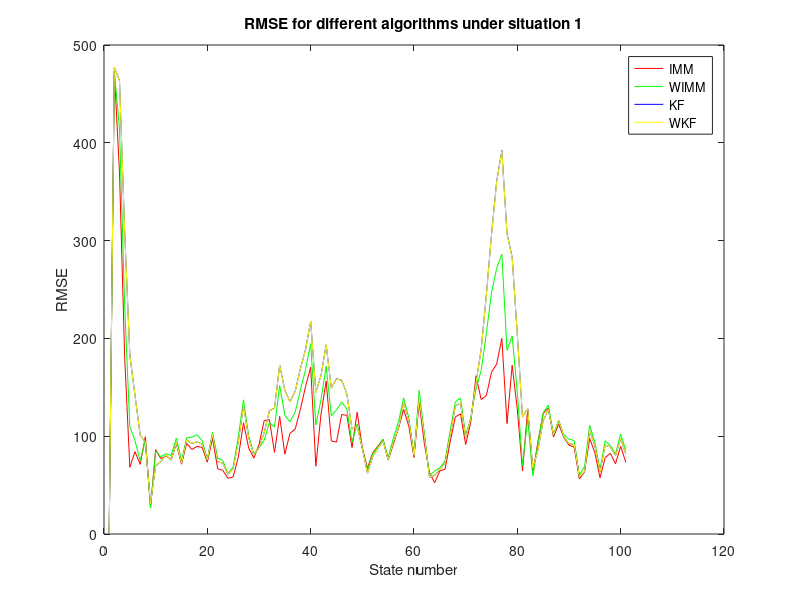
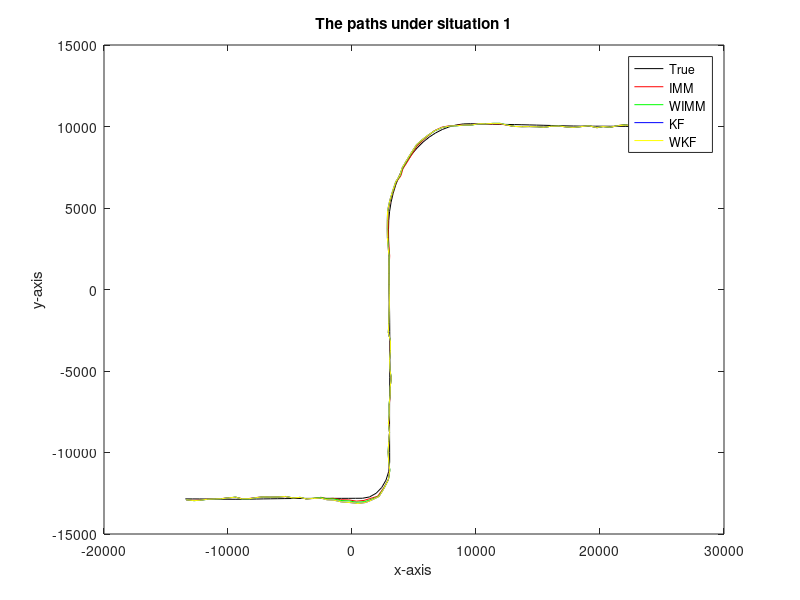
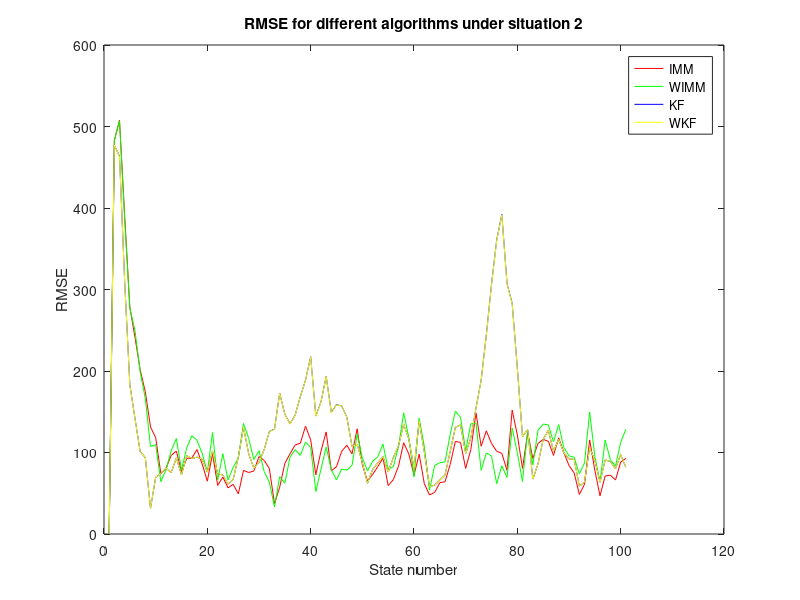
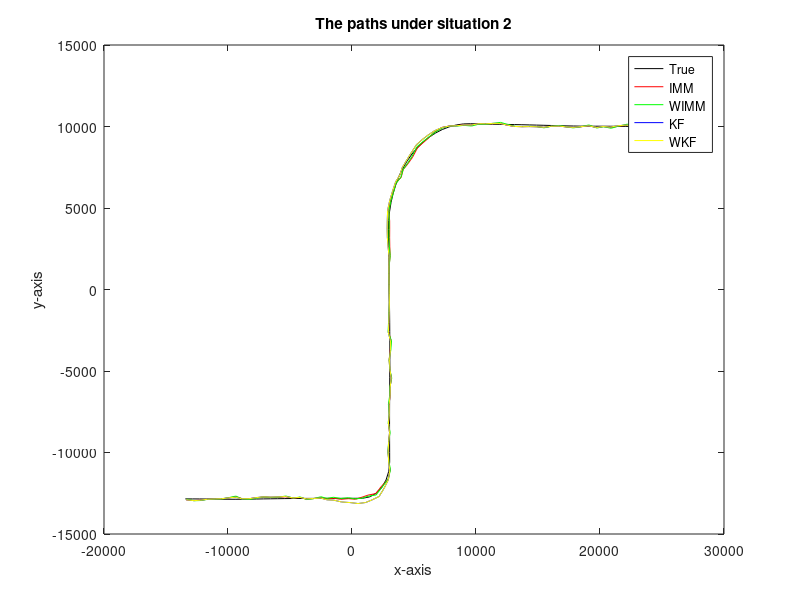

These figures' MATLAB source, in order:
load('cvct_cvcvcv.mat','-mat')
load('cvct_cvctct.mat','-mat')
RMSE_IMM_u = sqrt(mean(RMSE_IMM1_u,1));
RMSE_WIMM_u = sqrt(mean(RMSE_WIMM1_u,1));
RMSE_KF_u = sqrt(mean(RMSE_KF1_u,1));
RMSE_WKF_u = sqrt(mean(RMSE_WKF1_u,1));

RMSE_IMM_n = sqrt(mean(RMSE_IMM1_n,1));
RMSE_WIMM_n = sqrt(mean(RMSE_WIMM1_n,1));
RMSE_KF_n = sqrt(mean(RMSE_KF1_n,1));
RMSE_WKF_n = sqrt(mean(RMSE_WKF1_n,1));

varIMM = (RMSE_IMM_n-RMSE_IMM_u)./RMSE_IMM_u;
varWIMM = (RMSE_WIMM_n-RMSE_WIMM_u)./RMSE_WIMM_u;
varKF = (RMSE_KF_n-RMSE_KF_u)./RMSE_KF_u;
varWKF = (RMSE_WKF_n-RMSE_WKF_u)./RMSE_WKF_u;
rN=4;

figure(1)
plot(1:K+1,RMSE_IMM_u,'r');
hold on
plot(1:K+1,RMSE_WIMM_u,'g');
hold on
plot(1:K+1,RMSE_KF_u,'b');
hold on
plot(1:K+1,RMSE_WKF_u,'y');
xlabel('State number')
ylabel('RMSE')
title('RMSE for different algorithms under situation 1')
legend('IMM','WIMM','KF','WKF')
hold off


figure(2)
plot(xk1_u{rN}(1,:),xk1_u{rN}(3,:),'k');
hold on
plot(xk_IMM_L1_u{rN}(1,:),xk_IMM_L1_u{rN}(3,:),'r');
hold on
plot(xk_WIMM1_u{rN}(1,:),xk_WIMM1_u{rN}(3,:),'g');
hold on
plot(xk_KF1_u{rN}(1,:),xk_KF1_u{rN}(3,:),'b');
hold on
plot(xk_WKF1_u{rN}(1,:),xk_WKF1_u{rN}(3,:),'y');
xlabel('x-axis')
ylabel('y-axis')
title('The paths under situation 1')
legend('True', 'IMM','WIMM','KF','WKF')
hold off

figure(3)
plot(1:K+1,RMSE_IMM_n,'r');
hold on
plot(1:K+1,RMSE_WIMM_n,'g');
hold on
plot(1:K+1,RMSE_KF_n,'b');
hold on
plot(1:K+1,RMSE_WKF_n,'y');
xlabel('State number')
ylabel('RMSE')
title('RMSE for different algorithms under situation 2')
legend('IMM','WIMM','KF','WKF')
hold off

figure(4)
plot(xk1_n{rN}(1,:),xk1_n{rN}(3,:),'k');
hold on
plot(xk_IMM_L1_n{rN}(1,:),xk_IMM_L1_n{rN}(3,:),'r');
hold on
plot(xk_WIMM1_n{rN}(1,:),xk_WIMM1_n{rN}(3,:),'g');
hold on
plot(xk_KF1_n{rN}(1,:),xk_KF1_n{rN}(3,:),'b');
hold on
plot(xk_WKF1_n{rN}(1,:),xk_WKF1_n{rN}(3,:),'y');
xlabel('x-axis')
ylabel('y-axis')
title('The paths under situation 2')
legend('True', 'IMM','WIMM','KF','WKF')
hold off

figure(5)
plot(1:K+1,varIMM,'r')
hold on
plot(1:K+1,varWIMM,'g')
hold on
plot(1:K+1,varKF,'b')
hold on
plot(1:K+1,varWKF,'y')
xlabel('State number')
ylabel('RMSE varying rate')
title('RMSE varying rate from situation 1 to situation 2')
legend('IMM','WIMM','KF','WKF')
hold off

% figure(5)
% plot(1:K+1,RMSE_IMM_u,'r')
% hold on
% plot(1:K+1,RMSE_IMM_n,'g')
% xlabel('State number')
% ylabel('RMSE')
% title('IMM RMSE CV VS unmatch-CT')
% legend('CV','unmatch-CT')
% hold off
% 
% figure(6)
% plot(1:K+1,RMSE_WIMM_u,'r')
% hold on
% plot(1:K+1,RMSE_WIMM_n,'g')
% xlabel('State number')
% ylabel('RMSE')
% title('WIMM RMSE CV VS unmatch-CT')
% legend('CV','unmatch-CT')
% hold off
% 
% figure(7)
% plot(1:K+1,RMSE_KF_u,'r')
% hold on
% plot(1:K+1,RMSE_KF_n,'g')
% xlabel('State number')
% ylabel('RMSE')
% title('KF RMSE CV VS unmatch-CT')
% legend('CV','unmatch-CT')
% hold off
% 
% figure(8)
% plot(1:K+1,RMSE_WKF_u,'r')
% hold on
% plot(1:K+1,RMSE_WKF_n,'g')
% xlabel('State number')
% ylabel('RMSE')
% title('WKF RMSE CV VS unmatch-CT')
% legend('CV','unmatch-CT')
% hold off
% 
% figure(9)
% plot(1:K+1,varIMM,'r')
% hold on
% plot(1:K+1,varWIMM,'g')
% hold on
% plot(1:K+1,varKF,'b')
% hold on
% plot(1:K+1,varWKF,'y')
% xlabel('State number')
% ylabel('RMSE varying rate(CV to unmatch-CT)')
% title('RMSE varying rate(CV to unmatch-CT) for all 4 different algorithms')
% legend('IMM','WIMM','KF','WKF')
% hold off
% figure(10)
% plot(1:K+1,varIMM,'r')
% hold on
% plot(1:K+1,varWIMM,'g')
% xlabel('State number')
% ylabel('RMSE varying rate(CV to unmatch-CT)')
% title('RMSE varying rate(CV to unmatch-CT) for IMM and WIMM')
% legend('IMM','WIMM')
% hold off
% figure(11)
% plot(1:K+1,varKF,'r')
% hold on
% plot(1:K+1,varWKF,'g')
% xlabel('State number')
% ylabel('RMSE varying rate(CV to unmatch-CT)')
% title('RMSE varying rate(CV to unmatch-CT) for KF and WKF')
% legend('KF','WKF')
% hold off
% 
% figure(12)
% plot(1:K+1,RMSE_IMM_o,'r');
% hold on
% plot(1:K+1,RMSE_WIMM_o,'g');
% hold on
% plot(1:K+1,RMSE_KF_o,'b');
% hold on
% plot(1:K+1,RMSE_WKF_o,'y');
% xlabel('State number')
% ylabel('RMSE')
% title('RMSE for different algorithms under match-CT situation')
% legend('IMM','WIMM','KF','WKF')
% hold off
% 
% figure(13)
% plot(xk1{rN}(1,:),xk1{rN}(3,:),'k');
% hold on
% plot(xk_IMM_L1{rN}(1,:),xk_IMM_L1{rN}(3,:),'r');
% hold on
% plot(xk_WIMM1{rN}(1,:),xk_WIMM1{rN}(3,:),'g');
% hold on
% plot(xk_KF1{rN}(1,:),xk_KF1{rN}(3,:),'b');
% hold on
% plot(xk_WKF1{rN}(1,:),xk_WKF1{rN}(3,:),'y');
% xlabel('x-axis')
% ylabel('y-axis')
% title('The last time paths under match-CT situation')
% legend('True', 'IMM','WIMM','KF','WKF')
% hold off